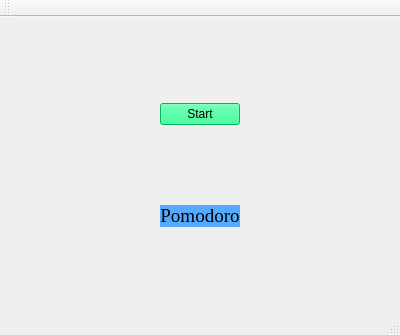
<?xml version="1.0" encoding="UTF-8"?>
<ui version="4.0">
 <class>MainWindow</class>
 <widget class="QMainWindow" name="MainWindow">
  <property name="geometry">
   <rect>
    <x>0</x>
    <y>0</y>
    <width>400</width>
    <height>335</height>
   </rect>
  </property>
  <property name="windowTitle">
   <string>Pomodoro</string>
  </property>
  <widget class="QWidget" name="centralWidget">
   <layout class="QGridLayout" name="gridLayout">
    <item row="0" column="0">
     <spacer name="horizontalSpacer">
      <property name="orientation">
       <enum>Qt::Horizontal</enum>
      </property>
      <property name="sizeHint" stdset="0">
       <size>
        <width>40</width>
        <height>20</height>
       </size>
      </property>
     </spacer>
    </item>
    <item row="0" column="1">
     <layout class="QVBoxLayout" name="verticalLayout">
      <item>
       <spacer name="verticalSpacer">
        <property name="orientation">
         <enum>Qt::Vertical</enum>
        </property>
        <property name="sizeHint" stdset="0">
         <size>
          <width>20</width>
          <height>40</height>
         </size>
        </property>
       </spacer>
      </item>
      <item>
       <widget class="QPushButton" name="pushButton">
        <property name="acceptDrops">
         <bool>false</bool>
        </property>
        <property name="autoFillBackground">
         <bool>false</bool>
        </property>
        <property name="styleSheet">
         <string notr="true">border-color: rgb(255, 0, 255);
background-color: rgb(0, 255, 127);</string>
        </property>
        <property name="text">
         <string>Start</string>
        </property>
        <property name="checkable">
         <bool>true</bool>
        </property>
        <property name="checked">
         <bool>false</bool>
        </property>
       </widget>
      </item>
      <item>
       <spacer name="verticalSpacer_2">
        <property name="orientation">
         <enum>Qt::Vertical</enum>
        </property>
        <property name="sizeHint" stdset="0">
         <size>
          <width>20</width>
          <height>40</height>
         </size>
        </property>
       </spacer>
      </item>
      <item>
       <widget class="QLabel" name="label">
        <property name="font">
         <font>
          <family>Times New Roman</family>
          <pointsize>14</pointsize>
         </font>
        </property>
        <property name="layoutDirection">
         <enum>Qt::LeftToRight</enum>
        </property>
        <property name="styleSheet">
         <string notr="true">background-color: rgb(85, 170, 255);</string>
        </property>
        <property name="text">
         <string>Pomodoro</string>
        </property>
        <property name="alignment">
         <set>Qt::AlignCenter</set>
        </property>
        <property name="wordWrap">
         <bool>true</bool>
        </property>
       </widget>
      </item>
      <item>
       <spacer name="verticalSpacer_3">
        <property name="orientation">
         <enum>Qt::Vertical</enum>
        </property>
        <property name="sizeHint" stdset="0">
         <size>
          <width>20</width>
          <height>40</height>
         </size>
        </property>
       </spacer>
      </item>
     </layout>
    </item>
    <item row="0" column="2">
     <spacer name="horizontalSpacer_2">
      <property name="orientation">
       <enum>Qt::Horizontal</enum>
      </property>
      <property name="sizeHint" stdset="0">
       <size>
        <width>40</width>
        <height>20</height>
       </size>
      </property>
     </spacer>
    </item>
   </layout>
  </widget>
  <widget class="QMenuBar" name="menuBar">
   <property name="geometry">
    <rect>
     <x>0</x>
     <y>0</y>
     <width>400</width>
     <height>26</height>
    </rect>
   </property>
  </widget>
  <widget class="QToolBar" name="mainToolBar">
   <property name="enabled">
    <bool>true</bool>
   </property>
   <attribute name="toolBarArea">
    <enum>TopToolBarArea</enum>
   </attribute>
   <attribute name="toolBarBreak">
    <bool>false</bool>
   </attribute>
  </widget>
  <widget class="QStatusBar" name="statusBar"/>
 </widget>
 <layoutdefault spacing="6" margin="11"/>
 <resources/>
 <connections/>
</ui>
